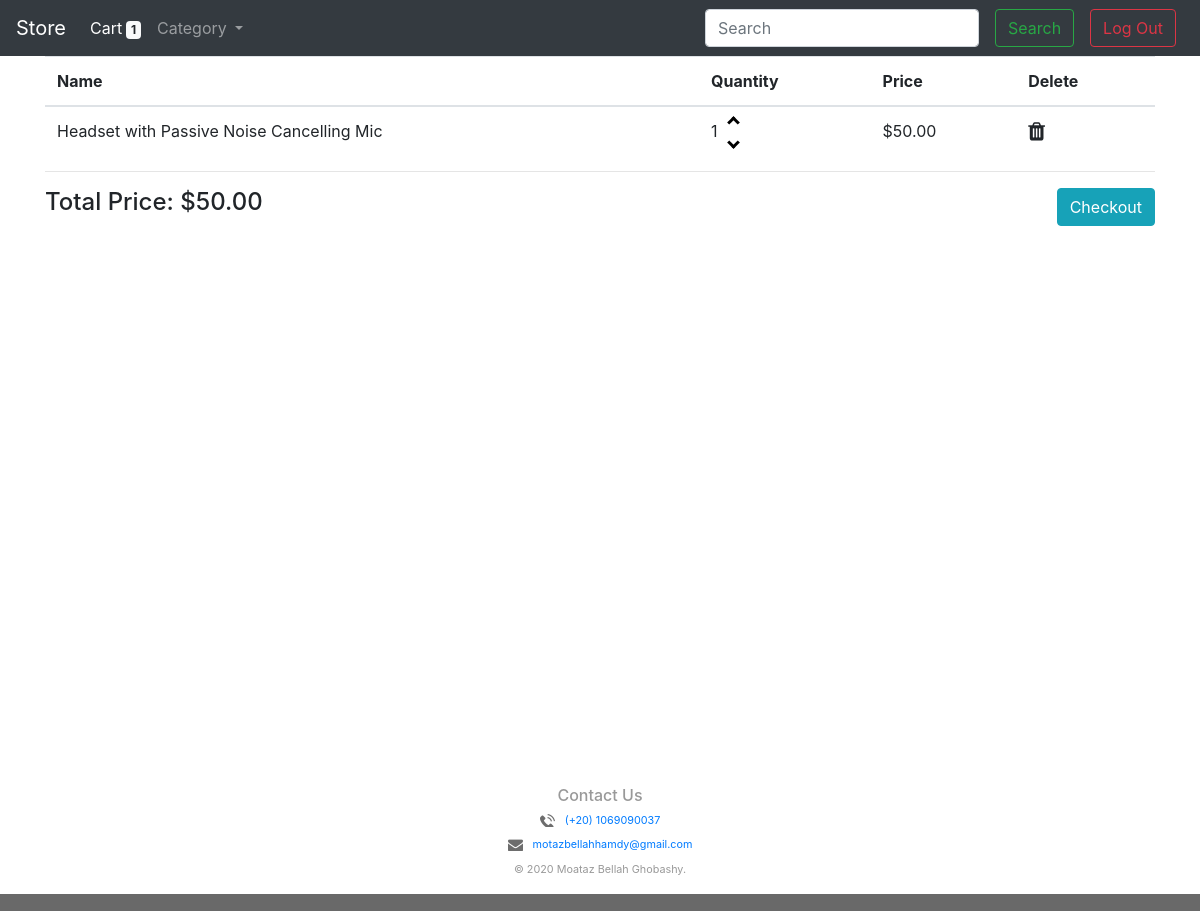
/cart (signed in), run on an earlier commit of the app's database.
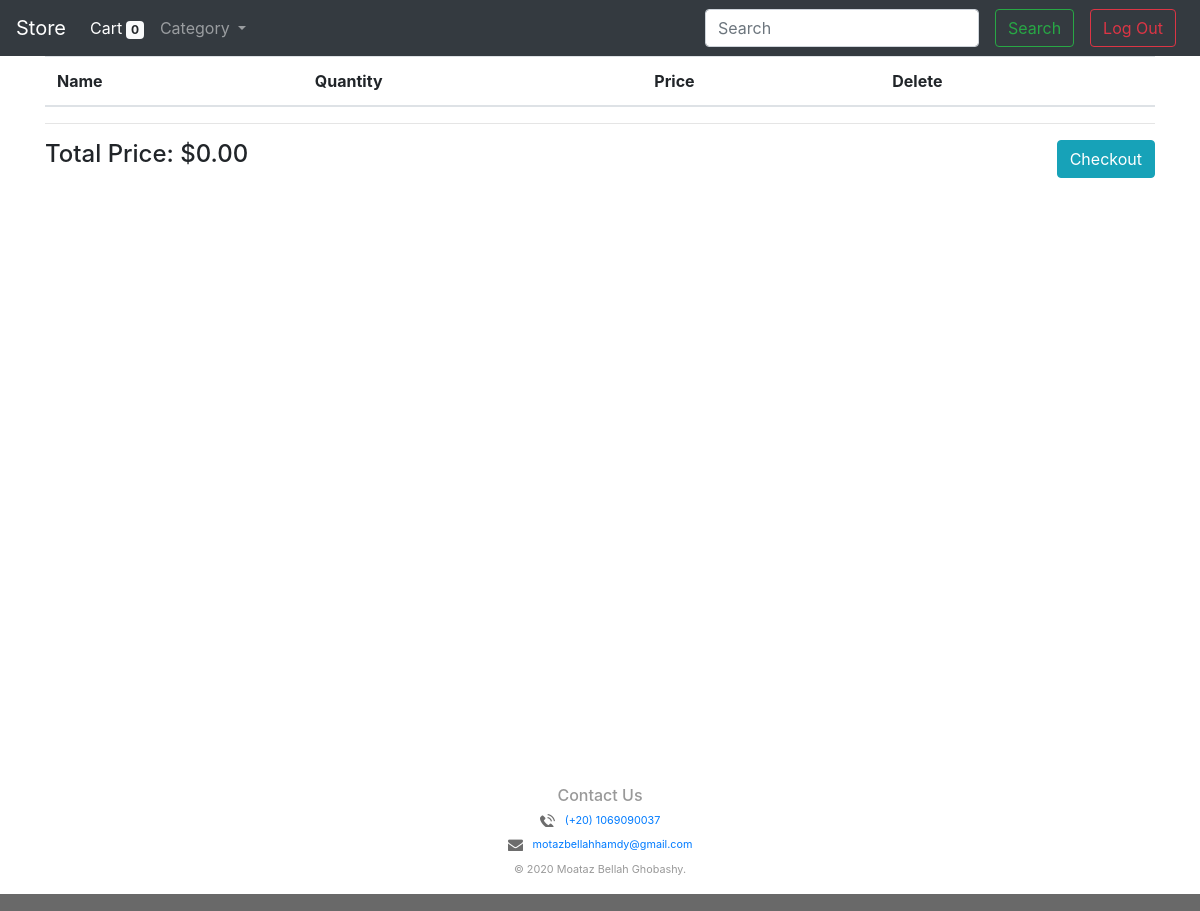
And on a later commit of the database.
### store/models.py (models this page shows, shortened)
class Cart(models.Model):
    product = models.ForeignKey(Product, on_delete=models.CASCADE)
    user = models.ForeignKey(User, on_delete=models.CASCADE)
    quantity = models.IntegerField(default=1, null=True, blank=True)
    @property
    def get_total(self):
        total = self.product.price * self.quantity
        return total

class Product(models.Model):
    name = models.CharField(max_length=64)
    description = models.TextField()
    price = models.FloatField(default=0.0)
    image1 = models.ImageField()
    image2 = models.ImageField(blank=True, null=True)
    image3 = models.ImageField(blank=True, null=True)
    image4 = models.ImageField(blank=True, null=True)
    category = models.ForeignKey(Category, on_delete=models.CASCADE)

### store/views.py (the view)
# urls.py: path("cart", views.cart_view, name="cart"),
def cart_view(request):
    items_in_cart = Cart.objects.filter(user=request.user)
    total = sum((i.get_total for i in items_in_cart), 0)
    category = Category.objects.all()
    context = {
        "no_of_items": len(items_in_cart),
        'products': items_in_cart,
        "category": category,
        "total": total,
    }
    return render(request, 'store/cart.html', context)

### store/templates/store/cart.html (shortened to what this page needs)
{% extends "store/layout.html" %}
{% load static %}
{% block content %}
    <div class="container cart-checkout">
    <table class="table">
        <thead>
        <tr>
          <th>Name</th>
          <th>Quantity</th>
          <th>Price</th>
          <th>Delete</th>
        </tr>
        </thead>
        <tbody id="table-content">
          {% for i in products %}
              <tr id={{i.id}}>
                <td>{{ i.product.name }}</td>
                <td id={{i.id}}>
                    <span>{{ i.quantity }}</span>
                    <a href="#"><i id="up" class="arrow up"></i></a>
                    <a href="#"><i id="down" class="arrow down"></i></a>
                </td>
                <td>${{ i.get_total|floatformat:"2" }}</td>
                <td><a id="del" class="fa fa-trash fa-lg"></a></td>
              </tr>
          {% endfor %}
        </tbody>
        </table>
        <hr>
        <div>
            <h4 class="float-left">Total Price: $<span id="total-price">{{total|floatformat:"2"}}</span></h4>
            <a  type="button" class="btn btn-info float-right" href="{% url 'shipping_checkout' %}">Checkout</a>
        </div>
        </div>
{% endblock content %}

### store/templates/store/layout.html (shortened to what this page needs)
{% load static %}
<!doctype html>
<html lang="en">
  <head>
    <link rel="stylesheet" href="{% static 'style.css' %}">
    <link rel="stylesheet" href="https://cdnjs.cloudflare.com/ajax/libs/font-awesome/4.7.0/css/font-awesome.min.css">
    <link rel="stylesheet" href="https://maxcdn.bootstrapcdn.com/bootstrap/4.0.0/css/bootstrap.min.css">
  </head>
  <body>
    <div class="wrap">
        {% include "components/navbar.html" %}
            {% block content %}
            {% endblock %}
    </div>
    {% include "components/footer.html" %}
  </body>
</html>

### store/templates/components/navbar.html (shortened to what this page needs)
<nav class="navbar sticky-top navbar-expand-md navbar-dark bg-dark">
  <a class="navbar-brand" href="{% url 'index' %}">Store</a>
  <ul class="navbar-nav mr-auto">
    <li class="nav-item active">
      <a class="nav-link" href="{% url 'cart' %}">Cart<span id="no-items" class="badge badge-light ml-1">{{no_of_items}}</span></a>
    </li>
  </ul>
  <div class="collapse navbar-collapse" id="navbarSupportedContent">
    <ul class="navbar-nav mr-auto">
      <li class="nav-item dropdown">
        <a class="nav-link dropdown-toggle" href="#" id="navbarDropdown" role="button" data-toggle="dropdown" aria-haspopup="true" aria-expanded="false">
          Category
        </a>
      </li>
    </ul>
    <div class="searchBar">
        <form class="form-inline" method="post" action='{% url "searched_products" %}'>
          <input class="form-control mr-sm-2" name="name" type="search" placeholder="Search" aria-label="Search" required>
          <button class="btn btn-outline-success m-2 my-sm-0" type="submit">Search</button>
        </form>
    </div>
    {% if request.user.is_authenticated%}
        <a class="btn btn-outline-danger m-2 my-sm-0" href="{% url 'logout' %}">Log Out</a>
    {% else %}
        <a class="btn btn-outline-success m-2 my-sm-0" href="{% url 'login' %}">Log In</a>
        <a class="btn btn-outline-success m-2 my-sm-0" href="{% url 'register' %}">Register</a>
    {% endif %}
  </div>
</nav>

### store/templates/components/footer.html
{% load static %}
<footer class="footer">
    <ul class="contact-info">
        <li><h6>Contact Us</h6></li>
        <li class="phone my-2"><a href="tel:0201069090037">(+20) 1069090037</a></li>
        <li class="mail my-2"><a href="mailto:motazbellahhamdy@gmail.com" target="_blank">motazbellahhamdy@gmail.com</a></li>
        <p>&copy; 2020 Moataz Bellah Ghobashy.</p>
    </ul>
</footer>

### store/static/style.css (style rules this page uses)
* { box-sizing: border-box; }
.wrap { min-height: calc(100vh - 64px); }
.footer { font-size: 0.75em; text-align: center; padding-top: 50px; color: #999; border-bottom: 17px solid #696969; width: 100%; }
.contact-info { list-style: none; padding: 0; margin: 0; font-size: 0.9em; }
.contact-info a { min-height: 20px; background-repeat: no-repeat; background-size: 15px 15px; padding: 0 0 0 25px; margin: 0 0 5px; }
.contact-info li.phone a { background-image: url('../static/telephone.png'); }
.contact-info li.mail a { background-image: url('../static/envelope.png'); }

What changed in the data, as far as the page shows it:
removed Cart: product.name "Headset with Passive Noise Cancelling Mic", quantity "1", get_total "50.00"
Also different on the page:
{{ no_of_items }}: "1" → "0"
{{ total|floatformat:"2" }}: "50.00" → "0.00"
